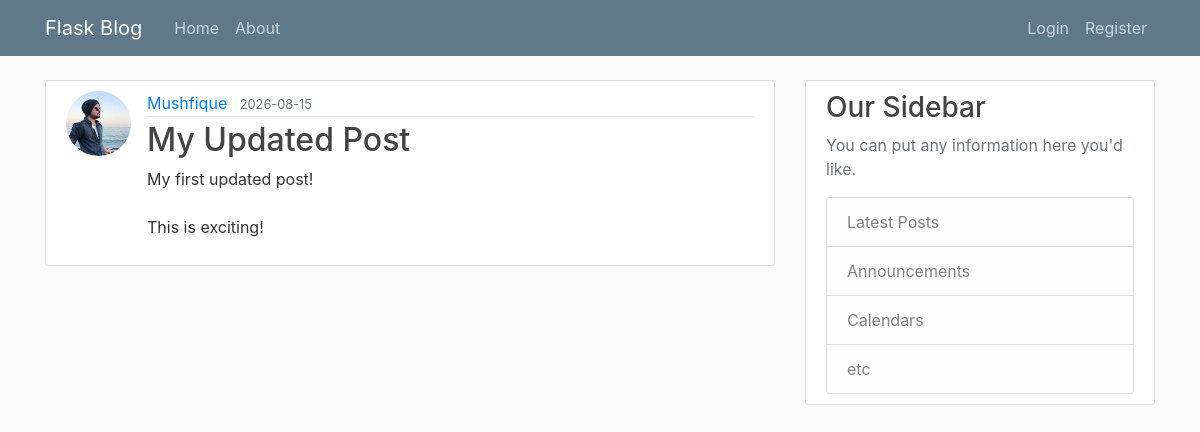
Screenshot of /post/3 with the database file from the repository.
### flask_app/models.py (models this page shows, shortened)
class User(db.Model, UserMixin):
    id = db.Column(db.Integer, primary_key=True)
    username = db.Column(db.String(20), unique=True, nullable=False)
    email = db.Column(db.String(120), unique=True, nullable=False)
    image_file = db.Column(db.String(20), nullable=False, default='default.jpg')
    password = db.Column(db.String(60), nullable=False)
    posts = db.relationship('Post', backref='author', lazy=True)

class Post(db.Model):
    id = db.Column(db.Integer, primary_key=True)
    title = db.Column(db.String(100), nullable=False)
    date_posted = db.Column(db.DateTime, nullable=False, default=datetime.now(timezone.utc))
    content = db.Column(db.Text, nullable=False)
    user_id = db.Column(db.Integer, db.ForeignKey('user.id'), nullable=False)

### flask_app/posts/routes.py (the view)
@posts.route("/post/<int:post_id>")
def post(post_id):
    post = Post.query.get_or_404(post_id)
    return render_template("post.html", title=post.title, post=post)

### flask_app/templates/post.html (shortened to what this page needs)
{% extends "layout.html" %} {% block content %}
<article class="media content-section">
  <img
    class="rounded-circle article-img"
    src="{{ url_for('static', filename='profile_pics/' + post.author.image_file) }}"
  />
  <div class="media-body">
    <div class="article-metadata">
      <a
        class="mr-2"
        href="{{ url_for('users.user_posts', username=post.author.username) }}"
        >{{ post.author.username }}</a
      >
      <small class="text-muted"
        >{{ post.date_posted.strftime('%Y-%m-%d')}}</small
      >
    </div>
    <h2 class="article-title">{{ post.title }}</h2>
    <p class="article-content">{{ post.content }}</p>
  </div>
</article>
{% endblock content %}

### flask_app/static/main.css (style rules this page uses)
body { background: #fafafa; color: #333333; margin-top: 5rem; }
h1, h2, h3, h4, h5, h6 { color: #444444; }
.content-section { background: #ffffff; padding: 10px 20px; border: 1px solid #dddddd; border-radius: 3px; margin-bottom: 20px; }
.article-title { color: #444444; }
.article-content { white-space: pre-line; }
.article-img { height: 65px; width: 65px; margin-right: 16px; }
.article-metadata { padding-bottom: 1px; margin-bottom: 4px; border-bottom: 1px solid #e3e3e3 }

### rows the page displays
User: image_file (picture), author.username "Mushfique"
Post: date_posted "2026-08-15", title "My Updated Post", content "My first updated post! This is exciting!"
